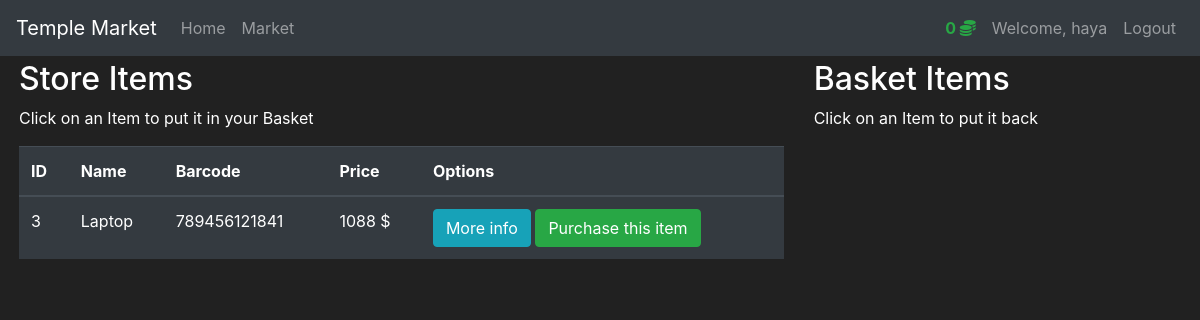
The page /market (signed in) on the database as committed earlier.
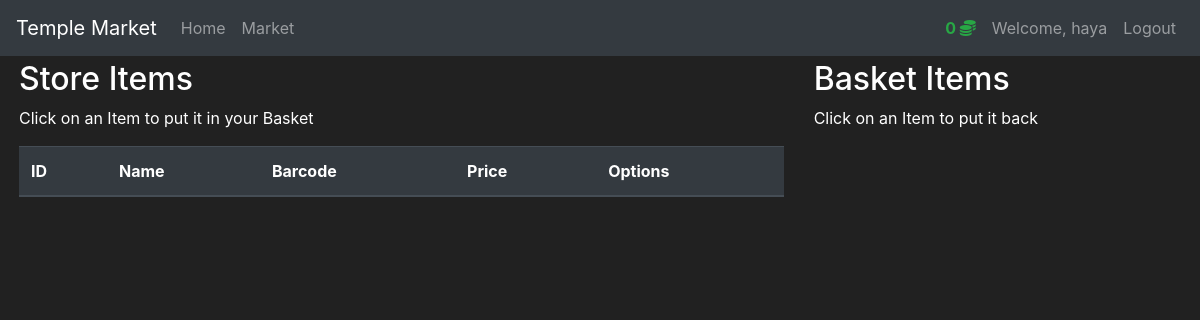
The same page on the database as committed later.
### market/models.py (models this page shows, shortened)
class User(db.Model, UserMixin):
    id = db.Column(db.Integer(), primary_key=True)
    username = db.Column(db.String(length=30), nullable=False, unique=True)
    email_address = db.Column(db.String(length=50),
                              nullable=False,
                              unique=True)
    password_hash = db.Column(db.String(length=60), nullable=False)
    budget = db.Column(db.Integer(), nullable=False, default=1000)
    items = db.relationship('Item', backref='owned_user', lazy=True)
    @property
    def prettier_budget(self):
        if len(str(self.budget)) >= 4:
            number_with_commas = "{:,}".format(self.budget)
            return number_with_commas
        else:
            return self.budget
    @property
    def password(self):
        return self.password

class Item(db.Model):
    id = db.Column(db.Integer(), primary_key=True)
    name = db.Column(db.String(length=30), nullable=False, unique=True)
    price = db.Column(db.Integer(), nullable=False)
    barcode = db.Column(db.String(length=12), nullable=False, unique=True)
    description = db.Column(db.String(length=1024),
                            nullable=False,
                            unique=True)
    owner = db.Column(db.Integer(), db.ForeignKey('user.id'))

### market/routes.py (the view, shortened to what this page needs)
@app.route('/market', methods=['GET', 'POST'])
@login_required
def market_page():
    purchase_form = PurchaseItemForm()
    items = Item.query.filter_by(owner=None)
    return render_template('market.html',
                           items=items,
                           purchase_form=purchase_form)

### market/models.py (called while the page is built)
@login_manager.user_loader
def load_user(user_id):
    return User.query.get(int(user_id))

### market/templates/market.html (shortened to what this page needs)
{% extends 'layout.html' %}
{% block content %}
<div class="row m-1">
    <div class="col-8">
        <h2>Store Items</h2>
        <p>Click on an Item to put it in your Basket</p>
        <table class="table table-hover table-dark">
            <thead>
                <tr>
                    <th scope="col">
                        ID
                    </th>
                    <th scope="col">
                        Name
                    </th>
                    <th scope="col">
                        Barcode
                    </th>
                    <th scope="col">
                        Price
                    </th>
                    <th scope="col">Options</th>
                </tr>
            </thead>
            <tbody>
                {% for item in items %}
                <tr>
                    <td>{{item.id}}</td>
                    <td>{{item.name}}</td>
                    <td>{{item.barcode}}</td>
                    <td>{{item.price}} $</td>
                    <td>
                        <button class="btn btn-outline btn-info" data-toggle="modal"
                            data-target="#exampleModal-{{ item.id }}">More
                            info</button>
                        <button class="btn btn-outline btn-success" data-toggle="modal"
                            data-target="#purchaseModal-{{ item.id }}">Purchase this item</button>
                    </td>
                </tr>
                {% endfor %}
            </tbody>
        </table>
    </div>
    <div class=" col-4">
        <h2>Basket Items</h2>
        <p>Click on an Item to put it back</p>
    </div>
</div>
{% endblock %}

### market/templates/layout.html (shortened to what this page needs)
<!doctype html>
<html lang="en">
<head>
    <link rel="stylesheet" href="https://cdn.jsdelivr.net/npm/bootstrap@4.5.3/dist/css/bootstrap.min.css"
>
</head>
<body>
    <nav class="navbar navbar-expand-md navbar-dark bg-dark">
        <a class="navbar-brand" href="#">Temple Market</a>
        <div class="collapse navbar-collapse" id="navbarNav">
            <ul class="navbar-nav mr-auto">
                <li class="nav-item">
                    <a class="nav-link" href="{{ url_for('home_page') }}">Home
                        <span class="sr-only">(current)</span></a>
                </li>
                <li class="nav-item">
                    <a class="nav-link" href="{{ url_for('market_page') }}">Market</a>
                </li>
            </ul>
            {% if current_user.is_authenticated %}
            <ul class="navbar-nav">
                <li class="nav-item">
                    <a class="nav-link text-success font-weight-bold" href="#">
                        <span>{{ current_user.prettier_budget }}</span>
                        <i class="fas fa-coins"></i>
                    </a>
                </li>
                <li class="nav-item">
                    <a class="nav-link" href="#">Welcome, {{ current_user.username }}</a>
                </li>
                <li class="nav-item">
                    <a class="nav-link" href="{{ url_for('logout_page') }}">Logout</a>
                </li>
            </ul>
            {% endif %}
        </div>
    </nav>
    {% block content %}
    {% endblock %}
</body>
</html>

### market/templates/layout.html (style rules this page uses)
body { background-color: #212121; color: white }

Rows that differ between the two databases and show on the page:
no longer on this page (row edited): Item: id "3", name "Laptop", barcode "789456121841", price "1088"
